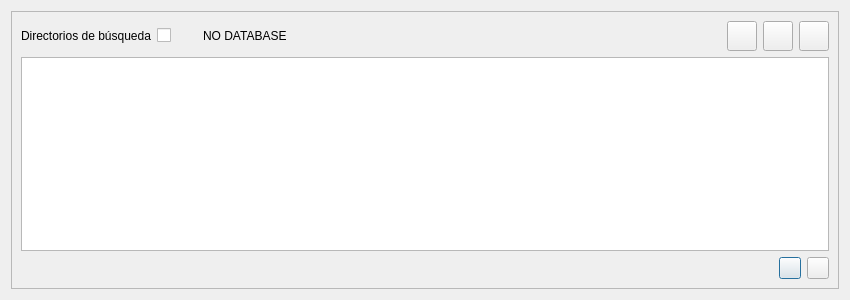
<?xml version="1.0" encoding="UTF-8"?>
<ui version="4.0">
 <class>Dialog</class>
 <widget class="QDialog" name="Dialog">
  <property name="geometry">
   <rect>
    <x>0</x>
    <y>0</y>
    <width>850</width>
    <height>300</height>
   </rect>
  </property>
  <property name="windowTitle">
   <string>Dialog</string>
  </property>
  <layout class="QVBoxLayout" name="verticalLayout_2">
   <item>
    <widget class="QFrame" name="frmDirs">
     <property name="frameShape">
      <enum>QFrame::StyledPanel</enum>
     </property>
     <property name="frameShadow">
      <enum>QFrame::Raised</enum>
     </property>
     <layout class="QVBoxLayout" name="verticalLayout">
      <item>
       <layout class="QHBoxLayout" name="horizontalLayout">
        <item>
         <widget class="QLabel" name="lblDir">
          <property name="text">
           <string>Directorios de búsqueda</string>
          </property>
         </widget>
        </item>
        <item>
         <widget class="QCheckBox" name="chkEnabled">
          <property name="text">
           <string/>
          </property>
         </widget>
        </item>
        <item>
         <widget class="QLabel" name="pixOff">
          <property name="text">
           <string/>
          </property>
          <property name="pixmap">
           <pixmap>../../../core/images/icons/lock.png</pixmap>
          </property>
         </widget>
        </item>
        <item>
         <widget class="QLabel" name="pixOn">
          <property name="text">
           <string/>
          </property>
          <property name="pixmap">
           <pixmap>../../../core/images/icons/unlock.png</pixmap>
          </property>
         </widget>
        </item>
        <item>
         <widget class="QLabel" name="lblBdTop">
          <property name="text">
           <string>NO DATABASE</string>
          </property>
         </widget>
        </item>
        <item>
         <spacer name="horizontalSpacer">
          <property name="orientation">
           <enum>Qt::Horizontal</enum>
          </property>
          <property name="sizeHint" stdset="0">
           <size>
            <width>308</width>
            <height>20</height>
           </size>
          </property>
         </spacer>
        </item>
        <item>
         <widget class="QToolButton" name="pbAddDir">
          <property name="enabled">
           <bool>true</bool>
          </property>
          <property name="sizePolicy">
           <sizepolicy hsizetype="Minimum" vsizetype="Minimum">
            <horstretch>0</horstretch>
            <verstretch>0</verstretch>
           </sizepolicy>
          </property>
          <property name="minimumSize">
           <size>
            <width>30</width>
            <height>30</height>
           </size>
          </property>
          <property name="text">
           <string/>
          </property>
          <property name="icon">
           <iconset>
            <normaloff>../../../core/images/icons/insert.png</normaloff>../../../core/images/icons/insert.png</iconset>
          </property>
          <property name="iconSize">
           <size>
            <width>20</width>
            <height>20</height>
           </size>
          </property>
          <property name="popupMode">
           <enum>QToolButton::DelayedPopup</enum>
          </property>
         </widget>
        </item>
        <item>
         <widget class="QToolButton" name="pbModDir">
          <property name="sizePolicy">
           <sizepolicy hsizetype="Minimum" vsizetype="Minimum">
            <horstretch>0</horstretch>
            <verstretch>0</verstretch>
           </sizepolicy>
          </property>
          <property name="minimumSize">
           <size>
            <width>30</width>
            <height>30</height>
           </size>
          </property>
          <property name="text">
           <string/>
          </property>
          <property name="icon">
           <iconset>
            <normaloff>../../../core/images/icons/edit.png</normaloff>../../../core/images/icons/edit.png</iconset>
          </property>
          <property name="iconSize">
           <size>
            <width>20</width>
            <height>20</height>
           </size>
          </property>
         </widget>
        </item>
        <item>
         <widget class="QToolButton" name="pbDelDir">
          <property name="sizePolicy">
           <sizepolicy hsizetype="Minimum" vsizetype="Minimum">
            <horstretch>0</horstretch>
            <verstretch>0</verstretch>
           </sizepolicy>
          </property>
          <property name="minimumSize">
           <size>
            <width>30</width>
            <height>30</height>
           </size>
          </property>
          <property name="text">
           <string/>
          </property>
          <property name="icon">
           <iconset>
            <normaloff>../../../core/images/icons/delete.png</normaloff>../../../core/images/icons/delete.png</iconset>
          </property>
          <property name="iconSize">
           <size>
            <width>20</width>
            <height>20</height>
           </size>
          </property>
         </widget>
        </item>
       </layout>
      </item>
      <item>
       <widget class="QTableWidget" name="tblDirs"/>
      </item>
      <item>
       <layout class="QHBoxLayout" name="horizontalLayout_2">
        <item>
         <spacer name="horizontalSpacer_2">
          <property name="orientation">
           <enum>Qt::Horizontal</enum>
          </property>
          <property name="sizeHint" stdset="0">
           <size>
            <width>698</width>
            <height>20</height>
           </size>
          </property>
         </spacer>
        </item>
        <item>
         <widget class="QPushButton" name="pbOk">
          <property name="minimumSize">
           <size>
            <width>22</width>
            <height>22</height>
           </size>
          </property>
          <property name="maximumSize">
           <size>
            <width>22</width>
            <height>22</height>
           </size>
          </property>
          <property name="text">
           <string/>
          </property>
          <property name="icon">
           <iconset>
            <normaloff>../../../core/images/icons/ok.png</normaloff>../../../core/images/icons/ok.png</iconset>
          </property>
         </widget>
        </item>
        <item>
         <widget class="QPushButton" name="pbNo">
          <property name="minimumSize">
           <size>
            <width>22</width>
            <height>22</height>
           </size>
          </property>
          <property name="maximumSize">
           <size>
            <width>22</width>
            <height>22</height>
           </size>
          </property>
          <property name="text">
           <string/>
          </property>
          <property name="icon">
           <iconset>
            <normaloff>../../../core/images/icons/cancel.png</normaloff>../../../core/images/icons/cancel.png</iconset>
          </property>
         </widget>
        </item>
       </layout>
      </item>
     </layout>
    </widget>
   </item>
  </layout>
 </widget>
 <resources/>
 <connections/>
</ui>
